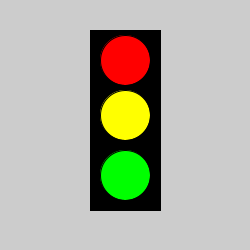
Frame 1 (no input)
Frame 60 (the mouse pressed at the canvas centre just before this capture): identical to frame 1, image omitted
Frame 120 (the mouse held since frame 60 and released just before this capture): identical to frame 1, image omitted

The Processing sketch that drew this single still picture (run headless with seeded random() and noise(); from frame 60 on, the mouse is pressed at the canvas centre):

// Processing sketch: processing_127013
// ── processing_127013.pde

// Name: sherol
// Date: mm/dd/yy
// Project: Traffic Light



void setup() {  //setup function called initially, only once
  size(250, 250);
}

void draw() {  //draw function loops 

    fill(0,0,0);               // black
    rect(90,30,70,180);        // box for traffic light
    
    fill(255,0,0);             // color Red  
    ellipse(125,60,50,50);     // first light
    
    fill(255,255,0);           // color Yellow
    ellipse(125,115,50,50);    // second light
    
    fill(0,255,0);             // color Yellow
    ellipse(125,175,50,50);    // third light
    
  
   
    
}
